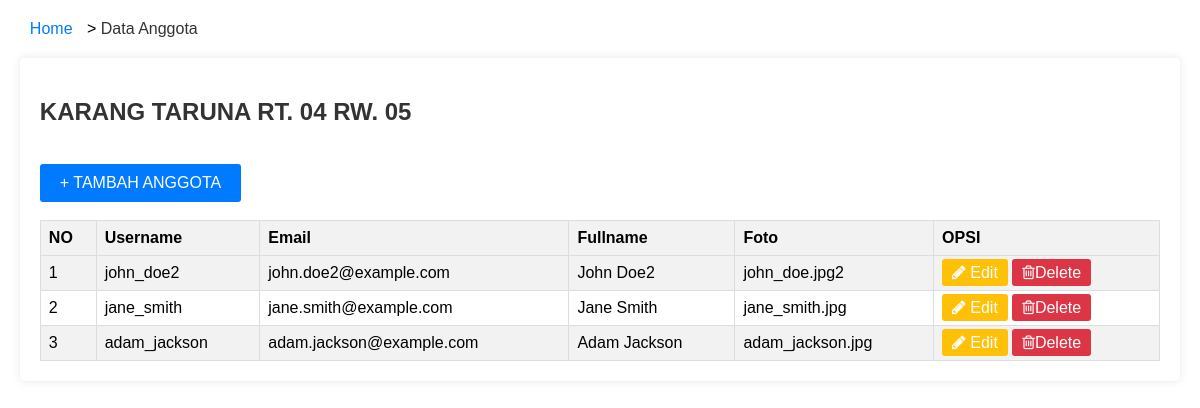
The page / on the database its author committed.
### tables this page shows
CREATE TABLE `anggota` (
  `id_anggota` int(11) NOT NULL,
  `username` varchar(20) NOT NULL,
  `email` varchar(50) NOT NULL,
  `password` varchar(20) NOT NULL,
  `fullname` text NOT NULL,
  `foto` text NOT NULL,
  `deskripsi` text NOT NULL
);

### index.php (the view, shortened to what this page needs)
<!DOCTYPE html>
<html>
<head>
    <link rel="stylesheet" href="https://cdnjs.cloudflare.com/ajax/libs/font-awesome/4.7.0/css/font-awesome.min.css">
</head>
<body>
    <div class="container">
        <div class="breadcrumbs">
            <a href="#">Home</a> &gt;
            <span>Data Anggota</span>
        </div>
        <div class="card">
            <h2>KARANG TARUNA RT. 04 RW. 05</h2>
            <br />
            <a href="add.php" class="button-primary">+ TAMBAH ANGGOTA</a>
            <br />
            <br />
            <table border="1">
                <tr>
                    <th>NO</th>
                    <th>Username</th>
                    <th>Email</th>
                    <th>Fullname</th>
                    <th>Foto</th>
                    <th>OPSI</th>
                </tr>
                <?php
                include 'koneksi/config.php';
                $no = 1;
                $data = mysqli_query($dbconnect, "SELECT * FROM anggota");
                while ($d = mysqli_fetch_array($data)) {
                    ?>
                    <tr>
                        <td><?php echo $no++; ?></td>
                        <td><?php echo $d['username']; ?></td>
                        <td><?php echo $d['email']; ?></td>
                        <td><?php echo $d['fullname']; ?></td>
                        <td><?php echo $d['foto']; ?></td>
                        <td>
                            <a href="edit.php?id=<?php echo $d['id_anggota']; ?>" style="background-color: #ffc107;"><i class="fa fa-pencil"></i> Edit</a>
                            <a href="#" onclick="confirmDelete(<?php echo $d['id_anggota']; ?>);" style="background-color: #dc3545;"><i class="fa fa-trash-o" aria-hidden="true"></i>Delete</a>
                        </td>
                    </tr>
                <?php
                }
                ?>
            </table>
        </div>
    </div>
</body>
</html>

### index.php (style rules this page uses)
body { font-family: Arial, sans-serif; }
h2 { color: #333; }
.container { margin: 20px auto; max-width: 98%; }
.card { background-color: #fff; border-radius: 5px; box-shadow: 0 0 10px rgba(0, 0, 0, 0.1); padding: 20px; }
.breadcrumbs { margin-bottom: 20px; }
.breadcrumbs a { color: #007bff; text-decoration: none; }
.breadcrumbs span { color: #333; }
table { border-collapse: collapse; width: 100%; }
table th, table td { border: 1px solid #ddd; padding: 8px; }
table th { background-color: #f2f2f2; text-align: left; }
table tr:nth-child(even) { background-color: #f2f2f2; }
a { text-decoration: none; padding: 5px 10px; color: #fff; border-radius: 3px; }
.button-primary { background-color: #007bff; color: #fff; padding: 10px 20px; border: none; border-radius: 3px; text-decoration: none; display: inline-block; cursor: pointer; }

### rows shown on the page
anggota: username "john_doe2", email "john.doe2@example.com", fullname "John Doe2", foto "john_doe.jpg2"
anggota: username "jane_smith", email "jane.smith@example.com", fullname "Jane Smith", foto "jane_smith.jpg"
anggota: username "adam_jackson", email "adam.jackson@example.com", fullname "Adam Jackson", foto "adam_jackson.jpg"
